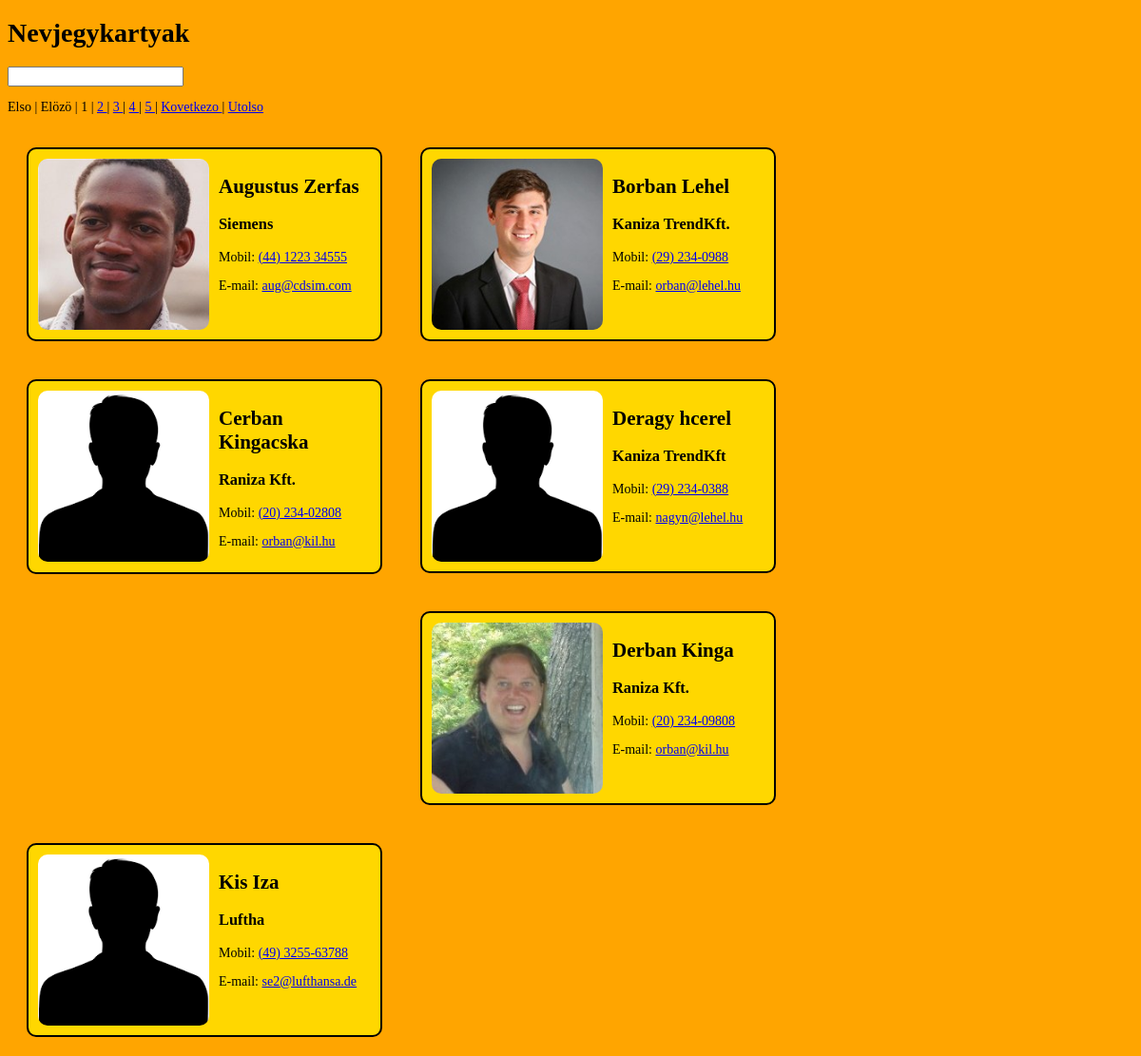
The page / on the database its author committed.
### tables this page shows
CREATE TABLE IF NOT EXISTS `nevjegyek` (
  `id` smallint(6) NOT NULL AUTO_INCREMENT,
  `foto` varchar(64) DEFAULT '''nincskep.png''',
  `nev` varchar(20) DEFAULT NULL,
  `cegnev` varchar(30) DEFAULT NULL,
  `foglalkozas` varchar(8) DEFAULT NULL,
  `Email` varchar(18) DEFAULT NULL,
  `Mobil` varchar(15) DEFAULT NULL,
  PRIMARY KEY (`id`)
);

### index.php (the view, shortened to what this page needs)
<?php
require("kapcsolat.php");
$sql = "SELECT *
FROM nevjegyek";
$eredmeny = mysqli_query($dbconn, $sql);
$osszes = mysqli_num_rows($eredmeny);
$mennyit = 6;
$lapok = ceil($osszes/$mennyit);
$aktualis = (isset($_GET['oldal'])) ? (int)$_GET['oldal'] : 1;
$honnan = ($aktualis-1)*$mennyit;
$lapozo = "<p>";
$lapozo.= ($aktualis != 1) ? "<a href=\"?oldal=1\">Elso </a>| " : "Elso | ";
$lapozo.= ($aktualis > 1 && $aktualis <=$lapok)  ? "<a href=\"?oldal=".($aktualis-1)."\">Elozo </a>| " : "Elözö | ";
for ($oldal=1; $oldal<=$lapok; $oldal++){
    $lapozo.= ($aktualis!=$oldal) ? "<a href=\"?oldal={$oldal}\">{$oldal} </a>| " : $oldal." | ";
}
$lapozo.= ($aktualis > 0 && $aktualis <$lapok) ? "<a href=\"?oldal=".($aktualis+1)."\">Kovetkezo </a>| " : "Következö | ";
$lapozo.= ($aktualis !=$lapok) ? "<a href=\"?oldal=3\">Utolso </a>" : "Utolso";
$lapozo.="</p>";
$kifejezes = (isset($_POST['kifejezes'])) ? $_POST['kifejezes'] : "" ;
$sql = "SELECT *
FROM nevjegyek
WHERE nev LIKE '%{$kifejezes}%'
OR cegnev LIKE '%{$kifejezes}%'
OR Mobil LIKE '%{$kifejezes}%'
OR Email LIKE '%{$kifejezes}%'
ORDER by nev ASC
LIMIT {$honnan}, {$mennyit}";
$eredmeny = mysqli_query($dbconn, $sql);
if(@mysqli_num_rows($eredmeny) <1){
    $kimenet = "<article>
    <h2>Nincs talalat a rendszerben!</h2>
    </article>\n";
}else{
$kimenet = "";
while ($sor = mysqli_fetch_assoc($eredmeny)){
$kimenet.= "<article>
<img src=\"kepek/{$sor['foto']}\" alt=\"{$sor['nev']}\">
<h2>{$sor['nev']}</h2>
<h3>{$sor['cegnev']}</h3>
<p>Mobil: <a href=\"tel:{$sor['Mobil']}\">{$sor['Mobil']}</a></p>
<p>E-mail: <a href=\"mailto:{$sor['Email']}\">{$sor['Email']}</a></p>
</article>\n";
    }
}
?><!DOCTYPE html>
<html>
<head>
    <link rel="stylesheet" type="text/css" href="stilus1.css" />
</head>
<body>
    <h1>Nevjegykartyak</h1>
    <form method="post" action="">
        <input type="search" id="kifejezes" name="kifejezes">
    </form>
    <?php print $lapozo; ?>
    <?php print $kimenet ?>
</body>
</html>

### stilus1.css (style rules this page uses)
body { font-family: Georgia, 'Times New Roman', Times, serif; font-size: 14px; background-color:orange; }
article { float: left; border: black solid 2px; margin: 20px; width: 350px; background-color: gold; border-radius: 10px; padding: 10px; }
article img { float: left; height:180px; margin-right: 10px; border-radius: 10px; }

### rows shown on the page
nevjegyek: foto (picture), nev "Augustus Zerfas", cegnev "Siemens", Mobil "(44) 1223 34555", Email "aug@cdsim.com"
nevjegyek: foto (picture), nev "Borban Lehel", cegnev "Kaniza TrendKft.", Mobil "(29) 234-0988", Email "orban@lehel.hu"
nevjegyek: foto (picture), nev "Cerban Kingacska", cegnev "Raniza Kft.", Mobil "(20) 234-02808", Email "orban@kil.hu"
nevjegyek: foto (picture), nev "Deragy hcerel", cegnev "Kaniza TrendKft", Mobil "(29) 234-0388", Email "nagyn@lehel.hu"
nevjegyek: foto (picture), nev "Derban Kinga", cegnev "Raniza Kft.", Mobil "(20) 234-09808", Email "orban@kil.hu"
nevjegyek: foto (picture), nev "Kis Iza", cegnev "Luftha", Mobil "(49) 3255-63788", Email "se2@lufthansa.de"
